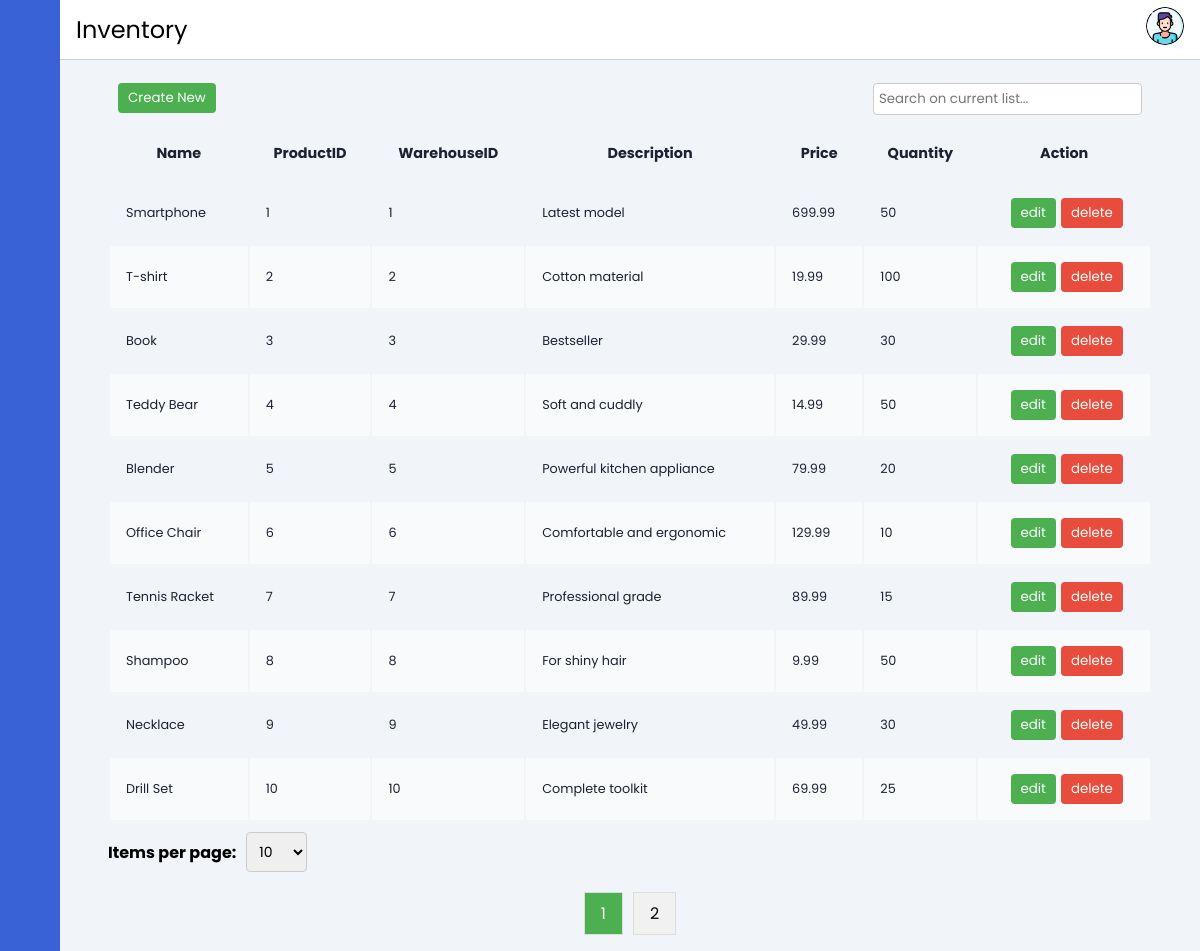
/layout/inventory.php, run on the app's committed database.
### tables this page shows
CREATE TABLE IF NOT EXISTS Product (
    ProductID INT AUTO_INCREMENT PRIMARY KEY,
    CategoryID INT,
    WarehouseID INT,
    Name VARCHAR(255) NOT NULL,
    Description TEXT,
    Price DECIMAL(10, 2),
    Quantity INT,
    LastUpdatedDate DATETIME,
    FOREIGN KEY (CategoryID) REFERENCES Category(CategoryID),
    FOREIGN KEY (WarehouseID) REFERENCES Warehouse(WarehouseID)
);

### layout/inventory.php (the view, shortened to what this page needs)
<?php
include '../contain/header.php';
include("../database/database-connect.php");
$sql = "SELECT Name, ProductID, WarehouseID, Description, Price, Quantity FROM Product";
$result = $conn->query($sql);
$products = array();
if ($result->num_rows > 0) {
    while ($row = $result->fetch_assoc()) {
        $products[] = array(
            $row["Name"],
            $row["ProductID"],
            $row["WarehouseID"],
            $row["Description"],
            $row["Price"],
            $row["Quantity"]
        );
    }
}
$itemsPerPage = isset($_GET['itemsPerPage']) ? (int) $_GET['itemsPerPage'] : 10;
$totalItems = count($products);
$totalPages = ceil($totalItems / $itemsPerPage);
$current_page = isset($_GET['page']) ? $_GET['page'] : 1;
$current_page = max(1, min($totalPages, $current_page));
$offset = ($current_page - 1) * $itemsPerPage;
$subsetProducts = array_slice($products, $offset, $itemsPerPage);
?>
<div class="main-content">
    <?php
    include '../contain/horizontal-bar.php';
    ?>
    <main>
        <div class="button-and-search">
            <form method="POST">
                <button name="Cnew">Create New</button>
            </form>
            <input type="text" id="searchInput" placeholder="Search on current list..." onkeyup="searchTable()">
        </div>
        <div class="table-responsive">
            <table id="myTable" class="table-container" style="width:100%">
                <thead>
                    <tr>
                        <th>Name</th>
                        <th>ProductID</th>
                        <th>WarehouseID</th>
                        <th>Description</th>
                        <th>Price</th>
                        <th>Quantity</th>
                        <th>Action</th>
                    </tr>
                </thead>
                <tbody id="tableBody">
                    <?php foreach ($subsetProducts as $product): ?>
                        <tr>
                            <td>
                                <?= $product[0] ?>
                            </td>
                            <td>
                                <?= $product[1] ?>
                            </td>
                            <td>
                                <?= $product[2] ?>
                            </td>
                            <td>
                                <?= $product[3] ?>
                            </td>
                            <td>
                                <?= $product[4] ?>
                            </td>
                            <td>
                                <?= $product[5] ?>
                            </td>
                            <td>
                                <form method="GET" action="inventory-edit.php">
                                    <button class="edit" type="submit">edit</button>
                                </form>
                                <form method="POST">
                                    <button class="delete" name="deleteProduct" type="submit"
                                        onclick="return confirm('Are you sure you want to delete this product?')">delete
                                    </button>
                                </form>
                            </td>
                        </tr>
                    <?php endforeach; ?>
                </tbody>
            </table>
        </div>
        <form method="GET" class="pagination-form">
            <label for="itemsPerPage">Items per page:</label>
            <select id="itemsPerPage" name="itemsPerPage" onchange="this.form.submit()">
                <option value="10" <?= $itemsPerPage == 10 ? 'selected' : '' ?>>10</option>
            </select>
        </form>
        <div id="pagination" class="pagination">
            <?php for ($page = 1; $page <= $totalPages; $page++): ?>
                <a href="?page=<?= $page ?>" <?= $page == $current_page ? 'class="active"' : '' ?>>
                    <?= $page ?>
                </a>
            <?php endfor; ?>
        </div>
    </main>
</div>
</body>
</html>

### css/style.css (style rules this page uses)
main { margin-top: 4vh; min-height: 90vh; padding: 1rem 3rem; }
th, td { font-size: .9rem; padding: 1rem 1rem; color: var(--color-dark); }
td { font-size: .8rem; }
tbody tr:nth-child(even) { background: #f9fafc; }
.table-responsive { overflow-x: auto; }
.button-and-search { display: flex; justify-content: space-between; padding: 10px; }
.button-and-search button, .add-entry-btn, .table-container td:last-child button { padding: 5px 10px; background-color: #4CAF50; color: white; border: none; border-radius: 4px; cursor: pointer; }
.button-and-search input { padding: 5px; border: 1px solid #ccc; border-radius: 4px; }
.table-container td:last-child { display: flex; justify-content: center; align-items: center; }
.table-container td:last-child button { padding: 5px 10px; margin-left: 5px; background-color: #4CAF50; color: white; border: none; border-radius: 4px; cursor: pointer; }
.table-container td:last-child button.delete { background-color: #e74c3c; }
.pagination-form { padding-top: 10px; display: flex; align-items: center; }
.pagination-form label { margin-right: 10px; font-weight: bold; }
.pagination-form select { padding: 8px; font-size: 14px; border: 1px solid #ccc; border-radius: 4px; cursor: pointer; }
.pagination { display: flex; justify-content: center; margin-top: 20px; }
.pagination a { color: black; padding: 8px 16px; text-decoration: none; transition: background-color .3s; margin: 0 5px; border: 1px solid #ddd; background-color: #f1f1f1; }
.pagination a.active { background-color: #4CAF50; color: white; }

### css/header.css (style rules this page uses)
:root { --main-color: #3A62D7; --color-dark: #1D2231; --text-grey: #8390A2; }
* { font-family: 'Poppins', sans-serif; margin: 0; padding: 0; text-decoration: none; list-style-type: none; box-sizing: border-box; }
body { background: #f1f5f9; }
.main-content { position: relative; margin-left: 240px; transition: margin-left 500ms; }
@media only screen and (max-width: 1200px) { .main-content { margin-left: 60px; } }

### data on the page
product: Name "Smartphone", ProductID "1", WarehouseID "1", Description "Latest model", Price "699.99", Quantity "50"
product: Name "T-shirt", ProductID "2", WarehouseID "2", Description "Cotton material", Price "19.99", Quantity "100"
product: Name "Book", ProductID "3", WarehouseID "3", Description "Bestseller", Price "29.99", Quantity "30"
product: Name "Teddy Bear", ProductID "4", WarehouseID "4", Description "Soft and cuddly", Price "14.99", Quantity "50"
product: Name "Blender", ProductID "5", WarehouseID "5", Description "Powerful kitchen appliance", Price "79.99", Quantity "20"
product: Name "Office Chair", ProductID "6", WarehouseID "6", Description "Comfortable and ergonomic", Price "129.99", Quantity "10"
product: Name "Tennis Racket", ProductID "7", WarehouseID "7", Description "Professional grade", Price "89.99", Quantity "15"
product: Name "Shampoo", ProductID "8", WarehouseID "8", Description "For shiny hair", Price "9.99", Quantity "50"
product: Name "Necklace", ProductID "9", WarehouseID "9", Description "Elegant jewelry", Price "49.99", Quantity "30"
product: Name "Drill Set", ProductID "10", WarehouseID "10", Description "Complete toolkit", Price "69.99", Quantity "25"

### other printed values
$pathtitle "Inventory"
